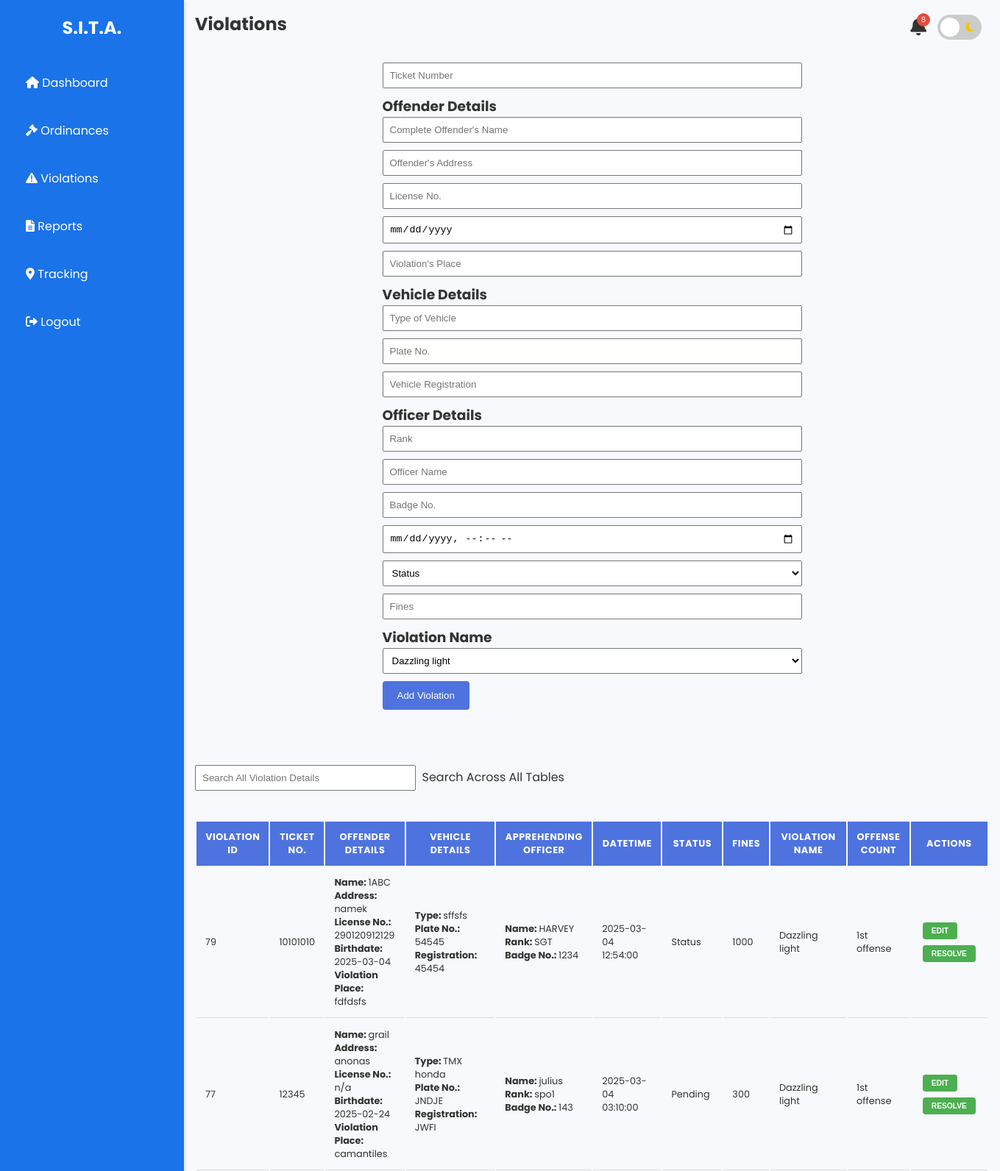
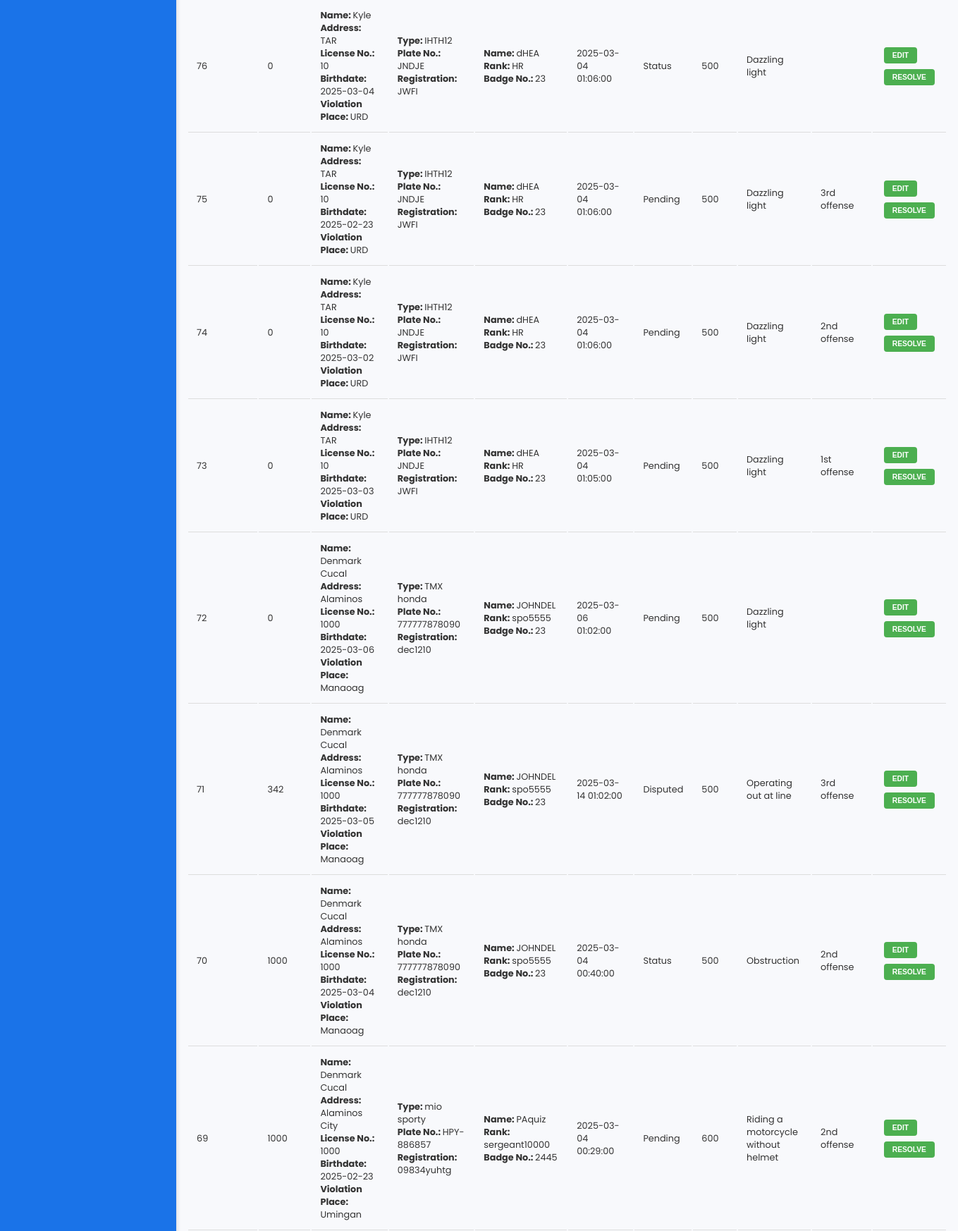
The page /user/violations.php (signed in, upper part) on the database its author committed (2 pictures, top to bottom).
### tables this page shows
CREATE TABLE `violations` (
  `violation_id` int(11) NOT NULL,
  `ticket_num` int(11) NOT NULL,
  `offender_details` varchar(255) NOT NULL,
  `vehicle_details` varchar(255) NOT NULL,
  `apprehending_officer` varchar(255) NOT NULL,
  `datetime` datetime NOT NULL,
  `status` varchar(55) NOT NULL,
  `fines` varchar(55) NOT NULL,
  `offender_name` varchar(255) DEFAULT NULL,
  `offender_address` varchar(255) DEFAULT NULL,
  `license_no` varchar(255) DEFAULT NULL,
  `birthdate` date DEFAULT NULL,
  `violation_place` varchar(255) DEFAULT NULL,
  `vehicle_type` varchar(255) DEFAULT NULL,
  `plate_no` varchar(255) DEFAULT NULL,
  `vehicle_registration` varchar(255) DEFAULT NULL,
  `rank` varchar(100) NOT NULL,
  `officer_name` varchar(100) NOT NULL,
  `badge_no` varchar(20) NOT NULL,
  `violation_name` varchar(255) NOT NULL,
  `is_deleted` tinyint(1) DEFAULT 0,
  `user_id` int(11) NOT NULL,
  `officer_id` int(11) NOT NULL,
  `offense_count` enum('1st offense','2nd offense','3rd offense') DEFAULT '1st offense'
);

### user/violations.php (the view, shortened to what this page needs)
<?php
require_once "../database/db_connect.php";
$user_id = $_SESSION['user_id'];
$user_sql = "SELECT rank, name, badge_no FROM users WHERE id = '$user_id'";
$user_result = mysqli_query($data, $user_sql);
$user_data = mysqli_fetch_assoc($user_result);
$current_user_rank = isset($user_data['rank']) ? $user_data['rank'] : '';
$current_user_name = isset($user_data['name']) ? $user_data['name'] : '';
$current_user_badge = isset($user_data['badge_no']) ? $user_data['badge_no'] : '';
$violation_details = null;
?>
    <?php
    $unread_notifications_count_sql = "
    SELECT COUNT(*) AS unread_count
    FROM notifications
    WHERE is_read = 0
    ";
    $unread_notifications_count_result = mysqli_query($data, $unread_notifications_count_sql);
    $unread_notifications_count_row = mysqli_fetch_assoc($unread_notifications_count_result);
    $unread_notifications_count = $unread_notifications_count_row ? $unread_notifications_count_row['unread_count'] : 0;
    ?>
<!DOCTYPE html>
<html lang="en">
<head>
    <link rel="stylesheet" href="css/userdashb.css">
    <link rel="stylesheet" href="https://cdnjs.cloudflare.com/ajax/libs/font-awesome/6.0.0-beta3/css/all.min.css">
</head>
<body>
    <div class="sidebar">
        <h2>S.I.T.A.</h2>
        <a href="dashboard.php"><i class="fas fa-home"></i> Dashboard</a>
        <a href="ordinance.php"><i class="fas fa-gavel"></i> Ordinances</a>
        <a href="violations.php"><i class="fas fa-exclamation-triangle"></i> Violations</a>
        <a href="report.php"><i class="fas fa-file-alt"></i> Reports</a>
        <a href="tracking.php"><i class="fas fa-map-marker-alt"></i> Tracking</a>
        <a href="#" class="logoutButton">
    <i class="fas fa-sign-out-alt"></i> Logout
</a>
    </div>
    <div class="main-content">
        <div class="header">
            <h1>Violations</h1>
            <div class="theme-switch-wrapper">
            <div class="notification-wrapper">
                <a href="notifications.php" id="notificationLink">
                    <i class="fas fa-bell notification-icon"></i>
                    <span class="notification-badge" id="notificationCount"><?php echo $unread_notifications_count; ?></span>
                </a>
            </div>
                <label class="theme-switch" for="checkbox">
                    <div class="slider round">
                        <i class="fas fa-sun"></i>
                        <i class="fas fa-moon"></i>
                    </div>
                </label>
            </div>
        </div>
        <form action="" method="post">
            <input type="text" name="ticket_num" placeholder="Ticket Number" value="<?php echo isset($violation_details['ticket_num']) ? $violation_details['ticket_num'] : ''; ?>" required>
            <h3>Offender Details</h3>
            <input type="text" name="offender_name" placeholder="Complete Offender's Name" value="<?php echo isset($violation_details['offender_name']) ? $violation_details['offender_name'] : ''; ?>" required>
            <input type="text" name="offender_address" placeholder="Offender's Address" value="<?php echo isset($violation_details['offender_address']) ? $violation_details['offender_address'] : ''; ?>" required>
            <input type="text" name="license_no" placeholder="License No." value="<?php echo isset($violation_details['license_no']) ? $violation_details['license_no'] : ''; ?>" required>
            <input type="date" name="birthdate" value="<?php echo isset($violation_details['birthdate']) ? $violation_details['birthdate'] : ''; ?>" required>
            <input type="text" name="violation_place" placeholder="Violation's Place" value="<?php echo isset($violation_details['violation_place']) ? $violation_details['violation_place'] : ''; ?>" required>
            <h3>Vehicle Details</h3>
            <input type="text" name="vehicle_type" placeholder="Type of Vehicle" value="<?php echo isset($violation_details['vehicle_type']) ? $violation_details['vehicle_type'] : ''; ?>" required>
            <input type="text" name="plate_no" placeholder="Plate No." value="<?php echo isset($violation_details['plate_no']) ? $violation_details['plate_no'] : ''; ?>" required>
            <input type="text" name="vehicle_registration" placeholder="Vehicle Registration" value="<?php echo isset($violation_details['vehicle_registration']) ? $violation_details['vehicle_registration'] : ''; ?>" required>
            <h3>Officer Details</h3>
            <input type="text" name="rank" placeholder="Rank" value="<?php echo isset($violation_details['rank']) ? $violation_details['rank'] : $current_user_rank; ?>" readonly>
            <input type="text" name="commending_officer" placeholder="Officer Name" value="<?php echo isset($violation_details['apprehending_officer']) ? $violation_details['apprehending_officer'] : $current_user_name; ?>" readonly>
            <input type="text" name="badge_no" placeholder="Badge No." value="<?php echo isset($violation_details['badge_no']) ? $violation_details['badge_no'] : $current_user_badge; ?>" readonly>
            <input type="datetime-local" name="datetime" value="<?php echo isset($violation_details['datetime']) ? $violation_details['datetime'] : ''; ?>" required>
            <select name="status" required>
                <option value="Status">Status</option>
            </select>
            <input type="number" name="fines" placeholder="Fines" value="<?php echo isset($violation_details['fines']) ? $violation_details['fines'] : ''; ?>" required>
            <h3>Violation Name</h3>
            <select name="violation_name" id="violation_name" onchange="toggleOtherField()">
    <option value="Dazzling light" <?php echo (isset($violation_details['violation_name']) && $violation_details['violation_name'] == 'Dazzling light') ? 'selected' : ''; ?>>Dazzling light</option>
    </select>
            <button type="submit" name="submit"><?php echo isset($violation_details) ? 'Update Violation' : 'Add Violation'; ?></button>
        </form>
        <div>
    <input type="text" id="searchInput" placeholder="Search All Violation Details" onkeyup="searchTable()" style="margin: 20px 0; padding: 8px; width: 300px;">&nbsp; Search Across All Tables
</div>
        <table class="violations-table">
            <thead>
                <tr>
                    <th>VIOLATION ID</th>
                    <th>TICKET NO.</th>
                    <th>OFFENDER DETAILS</th>
                    <th>VEHICLE DETAILS</th>
                    <th>APPREHENDING OFFICER</th>
                    <th>DATETIME</th>
                    <th>STATUS</th>
                    <th>FINES</th>
                    <th>VIOLATION NAME</th>
                    <th>OFFENSE COUNT</th>
                    <th>ACTIONS</th>
                </tr>
            </thead>
            <tbody>
                <?php
                $sql = "SELECT violation_id, ticket_num,
                            CONCAT('<b>Name: </b>', offender_name, '<br><b>Address: </b>', offender_address, '<br><b>License No.: </b>', license_no, '<br><b>Birthdate: </b>', birthdate, '<br><b>Violation Place: </b>', violation_place) AS offender_details,
                            CONCAT('<b>Type: </b>', vehicle_type, '<br><b>Plate No.: </b>', plate_no, '<br><b>Registration: </b>', vehicle_registration) AS vehicle_details,
                            CONCAT('<b>Name: </b>', apprehending_officer, '<br><b>Rank: </b>', rank, '<br><b>Badge No.: </b>', badge_no) AS apprehending_officer,
                            datetime, status, fines, violation_name, offense_count, violation_place
                        FROM violations
                        WHERE is_deleted = 0
                        ORDER BY violation_id DESC";
                $result = mysqli_query($data, $sql);
                while ($row = mysqli_fetch_assoc($result)) {
                ?>
                    <tr>
                        <td><?php echo $row['violation_id']; ?></td>
                        <td><?php echo $row['ticket_num']; ?></td>
                        <td><?php echo $row['offender_details']; ?></td>
                        <td><?php echo $row['vehicle_details']; ?></td>
                        <td><?php echo $row['apprehending_officer']; ?></td>
                        <td><?php echo $row['datetime']; ?></td>
                        <td><?php echo $row['status']; ?></td>
                        <td><?php echo $row['fines']; ?></td>
                        <td><?php echo $row['violation_name']; ?></td>
                        <td><?php echo $row['offense_count']; ?></td>
                        <td>
                            <a href="?edit_violation_id=<?php echo $row['violation_id']; ?>">
                                <button>Edit</button>
                            </a><br>
                            <a href="?delete_violation_id=<?php echo $row['violation_id']; ?>"
                               onclick="return confirm('Are you sure you want to resolve this violation?')">
                                <button>Resolve</button>
                            </a>
                        </td>
                    </tr>
                <?php
                }
                ?>
            </tbody>
        </table>
    </div>
</body>
</html>

### user/css/userdashb.css (style rules this page uses)
:root { --base-color: white; --base-variant: #e8e9ed; --text-color: #111528; --secondary-text: #232738; --primary-color: #3a435d; --accent-color: #0071ff; --sidebar-color: #1a73e8; --card-background: #f5f5f5; }
* { margin: 0; padding: 0; box-sizing: border-box; }
body { font-family: 'Poppins', sans-serif; background-color: var(--base-color); color: var(--text-color); display: flex; min-height: 100vh; }
.sidebar { width: 250px; background-color: var(--sidebar-color); color: white; display: flex; flex-direction: column; padding: 20px; gap: 10px; }
.sidebar h2 { margin-bottom: 20px; text-align: center; font-size: 1.5rem; font-weight: bold; }
.sidebar a { color: white; text-decoration: none; padding: 10px 15px; border-radius: 5px; transition: background-color 0.3s; }
.main-content { flex: 1; padding: 20px; background-color: var(--base-variant); display: flex; flex-direction: column; gap: 20px; }
.header { display: flex; justify-content: space-between; align-items: center; }
.header h1 { font-size: 1.5rem; }

### user/violations.php (style rules this page uses)
:root { --primary-color: #4e73df; --background-color: #f8f9fc; --text-color: #333; --card-background: #fff; --sidebar-background: #1a73e8; --sidebar-text: #fff; --shadow-color: rgba(0, 0, 0, 0.1); --border-radius: 8px; --transition-speed: 0.3s; }
body { background-color: var(--background-color); color: var(--text-color); font-family: 'Poppins', 'Inter', sans-serif; transition: all var(--transition-speed) ease; }
.sidebar { background-color: var(--sidebar-background); color: var(--sidebar-text); position: fixed; top: 0; left: 0; height: 100%; width: 250px; overflow-y: auto; box-shadow: 2px 0 5px rgba(0,0,0,0.1); }
.sidebar a { color: var(--sidebar-text); transition: background-color 0.3s ease; border-radius: 4px; padding: 10px; margin: 5px; display: block; }
form { max-width: 600px; margin: 0 auto 20px; padding: 15px; }
form input, form select { width: 100%; padding: 8px; margin-bottom: 10px; }
form button { background-color: var(--primary-color); color: white; border: none; padding: 12px 20px; border-radius: 4px; cursor: pointer; transition: all 0.3s ease; }
.main-content { background-color: var(--background-color); margin-left: 250px; padding: 20px; max-width: 1200px; margin-right: auto; margin-left: auto; }
.theme-switch-wrapper { display: flex; align-items: center; position: absolute; right: 25px; top: 20px; }
.theme-switch { display: inline-block; height: 34px; position: relative; width: 60px; }
.slider { background-color: #ccc; bottom: 0; cursor: pointer; left: 0; position: absolute; right: 0; top: 0; transition: .4s; display: flex; align-items: center; justify-content: space-between; padding: 0 5px; }
.slider .fa-sun { color: #f39c12; font-size: 14px; margin-left: 4px; }
.slider .fa-moon { color: #f1c40f; font-size: 14px; margin-right: 4px; }
.slider:before { background-color: white; bottom: 4px; content: ""; height: 26px; left: 4px; position: absolute; transition: .4s; width: 26px; z-index: 1; }
.slider.round { border-radius: 34px; }
.slider.round:before { border-radius: 50%; }
.violations-table { width: 100%; max-width: 1100px; margin: 0 auto; }
.violations-table { font-size: 0.8em; }
.violations-table th { background-color: var(--primary-color); color: white; padding: 12px; text-transform: uppercase; letter-spacing: 0.5px; }
.violations-table td { padding: 12px; border-bottom: 1px solid #ddd; transition: background-color 0.3s ease; }
.violations-table button { display: inline-flex; align-items: center; justify-content: center; padding: 6px 12px; margin: 4px; border-radius: 4px; font-size: 0.8em; font-weight: 600; text-transform: uppercase; cursor: pointer; transition: all 0.3s ease; border: none; }
.violations-table button:nth-child(1) { background-color: #4CAF50; color: white; }
.header h1 { margin: 0; font-size: 24px; }
.header { display: flex; justify-content: space-between; align-items: center; }
.notification-wrapper { position: relative; margin-right: 15px; }
.notification-icon { font-size: 25px; cursor: pointer; color: var(--text-color); transition: color 0.3s ease; }
.notification-badge { position: absolute; top: -5px; right: -5px; background-color: #e74a3b; color: white; border-radius: 50%; width: 18px; height: 18px; font-size: 10px; display: flex; justify-content: center; align-items: center; }
@media (max-width: 1400px) { .main-content { margin-left: 250px; padding: 15px; } }

### rows shown on the page
violations: violation_id "79", ticket_num "10101010", offender_details "Name: 1ABC Address: namek License No.: 290120912129 Birthdate: 2025-03-04 Violation Place: fdfdsfs", vehicle_details "Type: sffsfs Plate No.: 54545 Registration: 45454", apprehending_officer "Name: HARVEY Rank: SGT Badge No.: 1234", datetime "2025-03-04 12:54:00", status "Status", fines "1000", violation_name "Dazzling light", offense_count "1st offense"
violations: violation_id "77", ticket_num "12345", offender_details "Name: grail Address: anonas License No.: n/a Birthdate: 2025-02-24 Violation Place: camantiles", vehicle_details "Type: TMX honda Plate No.: JNDJE Registration: JWFI", apprehending_officer "Name: julius Rank: spo1 Badge No.: 143", datetime "2025-03-04 03:10:00", status "Pending", fines "300", violation_name "Dazzling light", offense_count "1st offense"
violations: violation_id "76", ticket_num "0", offender_details "Name: Kyle Address: TAR License No.: 10 Birthdate: 2025-03-04 Violation Place: URD", vehicle_details "Type: IHTH12 Plate No.: JNDJE Registration: JWFI", apprehending_officer "Name: dHEA Rank: HR Badge No.: 23", datetime "2025-03-04 01:06:00", status "Status", fines "500", violation_name "Dazzling light"
violations: violation_id "75", ticket_num "0", offender_details "Name: Kyle Address: TAR License No.: 10 Birthdate: 2025-02-23 Violation Place: URD", vehicle_details "Type: IHTH12 Plate No.: JNDJE Registration: JWFI", apprehending_officer "Name: dHEA Rank: HR Badge No.: 23", datetime "2025-03-04 01:06:00", status "Pending", fines "500", violation_name "Dazzling light", offense_count "3rd offense"
violations: violation_id "74", ticket_num "0", offender_details "Name: Kyle Address: TAR License No.: 10 Birthdate: 2025-03-02 Violation Place: URD", vehicle_details "Type: IHTH12 Plate No.: JNDJE Registration: JWFI", apprehending_officer "Name: dHEA Rank: HR Badge No.: 23", datetime "2025-03-04 01:06:00", status "Pending", fines "500", violation_name "Dazzling light", offense_count "2nd offense"
violations: violation_id "73", ticket_num "0", offender_details "Name: Kyle Address: TAR License No.: 10 Birthdate: 2025-03-03 Violation Place: URD", vehicle_details "Type: IHTH12 Plate No.: JNDJE Registration: JWFI", apprehending_officer "Name: dHEA Rank: HR Badge No.: 23", datetime "2025-03-04 01:05:00", status "Pending", fines "500", violation_name "Dazzling light", offense_count "1st offense"
violations: violation_id "72", ticket_num "0", offender_details "Name: Denmark Cucal Address: Alaminos License No.: 1000 Birthdate: 2025-03-06 Violation Place: Manaoag", vehicle_details "Type: TMX honda Plate No.: 777777878090 Registration: dec1210", apprehending_officer "Name: JOHNDEL Rank: spo5555 Badge No.: 23", datetime "2025-03-06 01:02:00", status "Pending", fines "500", violation_name "Dazzling light"
violations: violation_id "71", ticket_num "342", offender_details "Name: Denmark Cucal Address: Alaminos License No.: 1000 Birthdate: 2025-03-05 Violation Place: Manaoag", vehicle_details "Type: TMX honda Plate No.: 777777878090 Registration: dec1210", apprehending_officer "Name: JOHNDEL Rank: spo5555 Badge No.: 23", datetime "2025-03-14 01:02:00", status "Disputed", fines "500", violation_name "Operating out at line", offense_count "3rd offense"
violations: violation_id "70", ticket_num "1000", offender_details "Name: Denmark Cucal Address: Alaminos License No.: 1000 Birthdate: 2025-03-04 Violation Place: Manaoag", vehicle_details "Type: TMX honda Plate No.: 777777878090 Registration: dec1210", apprehending_officer "Name: JOHNDEL Rank: spo5555 Badge No.: 23", datetime "2025-03-04 00:40:00", status "Status", fines "500", violation_name "Obstruction", offense_count "2nd offense"
violations: violation_id "69", ticket_num "1000", offender_details "Name: Denmark Cucal Address: Alaminos City License No.: 1000 Birthdate: 2025-02-23 Violation Place: Umingan", vehicle_details "Type: mio sporty Plate No.: HPY-886857 Registration: 09834yuhtg", apprehending_officer "Name: PAquiz Rank: sergeant10000 Badge No.: 2445", datetime "2025-03-04 00:29:00", status "Pending", fines "600", violation_name "Riding a motorcycle without helmet", offense_count "2nd offense"

### other values the page prints
$unread_notifications_count "8"
